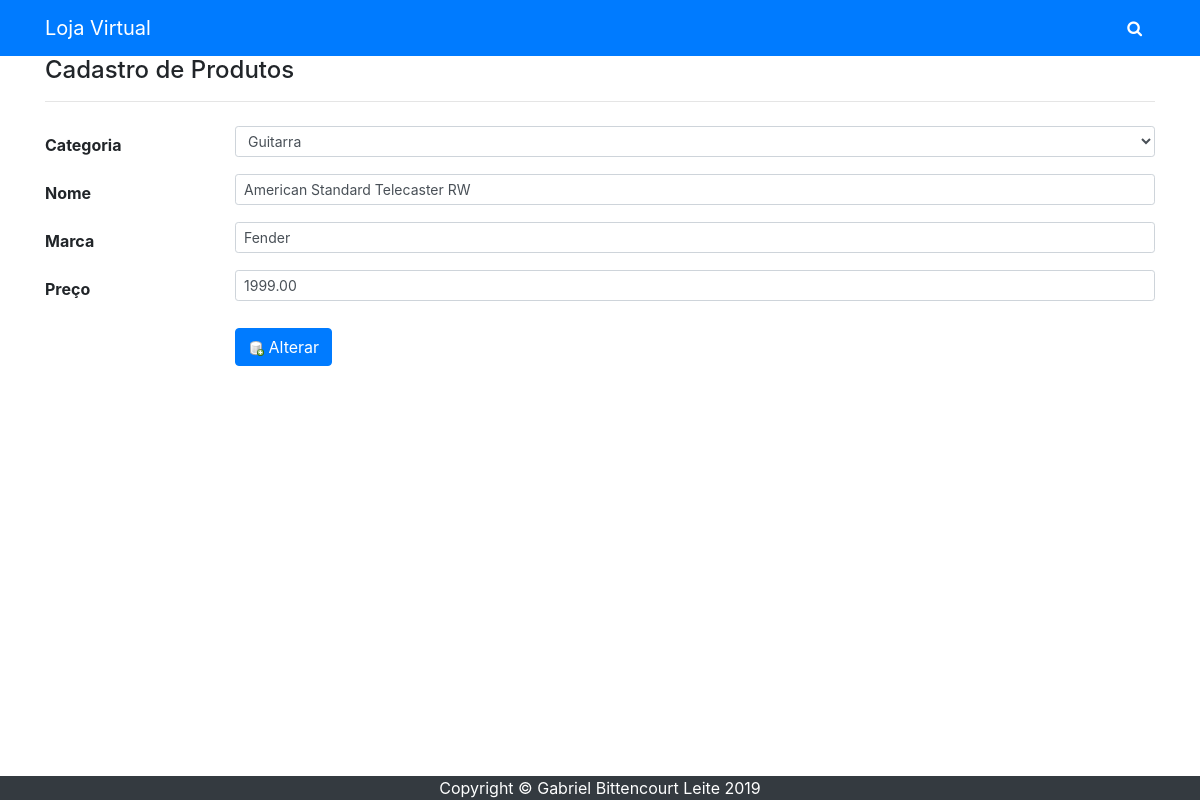
The app's page /edita_produto/2/ (signed in) with its own data.
### produto/models.py (models this page shows, shortened)
class Produto(models.Model):
    subCategoria = models.ForeignKey(SubCategoria, related_name='produtos', on_delete=models.DO_NOTHING)
    nome = models.CharField(max_length=200, db_index=True)
    marca = models.CharField(max_length=200, db_index=True)
    slug = models.SlugField(max_length=200, db_index=True)
    imagem = models.CharField(max_length=200)
    descricao = models.TextField(blank=True)
    preco = models.DecimalField(max_digits=10, decimal_places=2)
    disponivel = models.BooleanField(default=True)
    class Meta:
        db_table = 'produto'

### produto/views.py (the view)
# urls.py: path('edita_produto/<int:id>/', views.editar, name='edita_produto'),
def editar(request, id):
    produto = get_object_or_404(Produto, id=id)
    produto_form = ProdutoForm(instance=produto)
    produto_form.fields['produto_id'].initial = id
    return render(request, 'produto/cadastro.html', {
        'form': produto_form
    })

### produto/models.py (called while the page is built)
    def __str__(self):
        return self.nome

### produto/templates/produto/cadastro.html (shortened to what this page needs)
{% extends "base.html" %}
{% load static %}
{% block searchBar %}
{% include "components/barra_pesquisa.html" %}
{% endblock %}
{% block content %}
    <div class="row">
        <div class="col-12">
            <h4 class="mb-2">Cadastro de Produtos</h4>
            <hr class="mb-4">
        </div>
    </div>
    <form id="form" action ="{% url 'produto:cadastrar' %}" method ="POST" novalidate>
        <div class="form-group row" style="margin-bottom: 10px;">
            <label for="id_subcategoria" class="col-lg-2 col-form-label font-weight-bold">Categoria</label>
            <div class="col-lg-10">
                {{ form.subCategoria }}
            </div>
        </div>
        <div class="form-group row" style="margin-bottom: 10px;">
            <label for="id_nome" class="col-lg-2 col-form-label font-weight-bold">Nome</label>
            <div class="col-lg-10">
                {{ form.nome }}
            </div>
        </div>
        <div class="form-group row" style="margin-bottom: 10px;">
            <label for="id_nome" class="col-lg-2 col-form-label font-weight-bold">Marca</label>
            <div class="col-lg-10">
                {{ form.marca }}
            </div>
        </div>
        <div class="form-group row" style="margin-bottom: 10px;">
            <label for="id_preco" class="col-lg-2 col-form-label font-weight-bold">Preço</label>
            <div class="col-lg-10">
                {{ form.preco }}
            </div>
        </div>
        <div class="form-group row" style="margin-top: 20px;">
            <div class="col-lg-10 offset-lg-2">
                <button id="botao" type="button" class="btn btn-primary"><img src="{% static 'produto/images/skin/database_add.png' %}">
                    {% if form.produto_id.value %}
                       Alterar
                    {% else %}
                       Cadastrar
                    {% endif %}
                </button>
            </div>
        </div>
    </form>
{% endblock %}

### produto/static/produto/css/styles.css (style rules this page uses)
body { padding-top: 56px; }

### records on screen
Produto: subCategoria "Guitarra", nome "American Standard Telecaster RW", marca "Fender", preco "1999.00"
